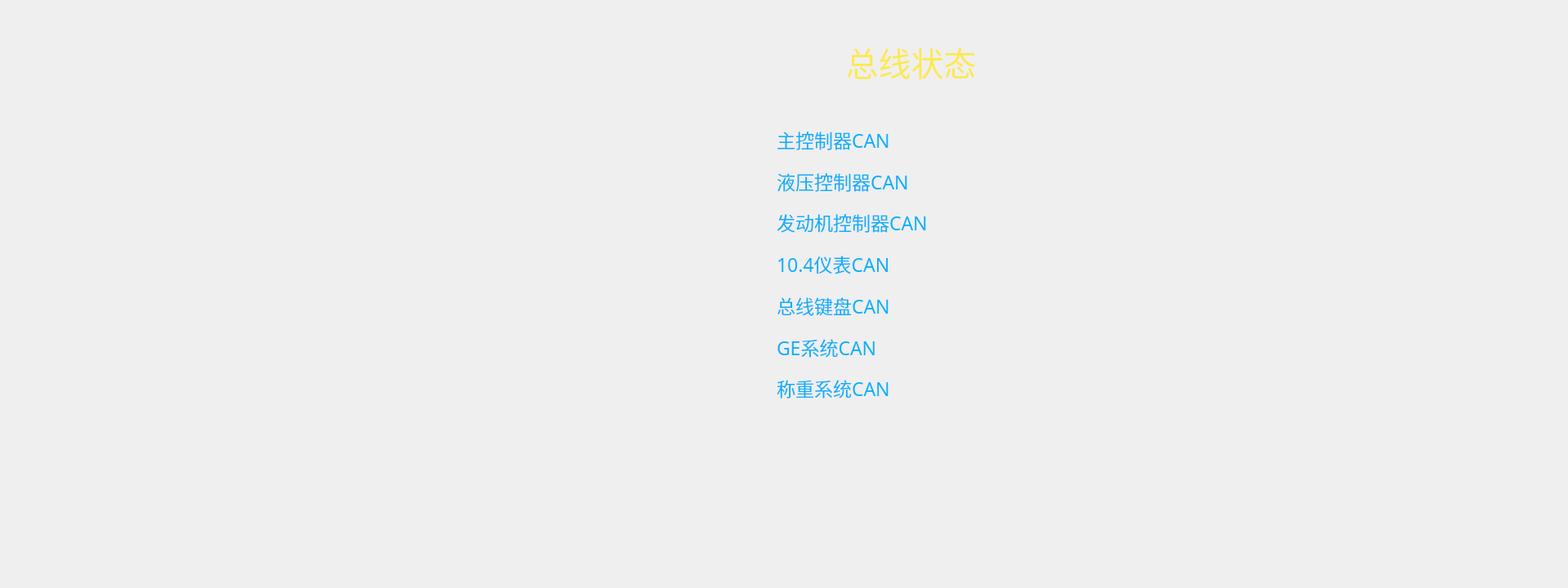
<?xml version="1.0" encoding="UTF-8"?>
<ui version="4.0">
 <class>FORM_CanBusQuery</class>
 <widget class="QWidget" name="FORM_CanBusQuery">
  <property name="geometry">
   <rect>
    <x>0</x>
    <y>0</y>
    <width>1920</width>
    <height>720</height>
   </rect>
  </property>
  <property name="windowTitle">
   <string>Form</string>
  </property>
  <property name="styleSheet">
   <string notr="true">/*background-image: url(:/pic_de260/bg_01.png);*/
QLabel{
color: rgb(15, 175, 252);
font: 17pt &quot;WenQuanYi Zen Hei&quot;;
}</string>
  </property>
  <widget class="QLabel" name="label">
   <property name="geometry">
    <rect>
     <x>930</x>
     <y>50</y>
     <width>371</width>
     <height>51</height>
    </rect>
   </property>
   <property name="font">
    <font>
     <family>TakaoPGothic</family>
     <pointsize>30</pointsize>
     <weight>50</weight>
     <italic>false</italic>
     <bold>false</bold>
    </font>
   </property>
   <property name="styleSheet">
    <string notr="true">color: rgb(252, 233, 79);
font: 30pt &quot;TakaoPGothic&quot;;</string>
   </property>
   <property name="text">
    <string>总线状态</string>
   </property>
   <property name="alignment">
    <set>Qt::AlignCenter</set>
   </property>
  </widget>
  <widget class="QLabel" name="label_2">
   <property name="geometry">
    <rect>
     <x>1290</x>
     <y>50</y>
     <width>81</width>
     <height>51</height>
    </rect>
   </property>
   <property name="font">
    <font>
     <family>WenQuanYi Zen Hei</family>
     <pointsize>17</pointsize>
     <weight>50</weight>
     <italic>false</italic>
     <bold>false</bold>
    </font>
   </property>
   <property name="styleSheet">
    <string notr="true"/>
   </property>
   <property name="text">
    <string/>
   </property>
   <property name="pixmap">
    <pixmap resource="resources.qrc">:/ico_260/914.png</pixmap>
   </property>
   <property name="scaledContents">
    <bool>false</bool>
   </property>
   <property name="alignment">
    <set>Qt::AlignCenter</set>
   </property>
  </widget>
  <widget class="QLabel" name="text1">
   <property name="geometry">
    <rect>
     <x>951</x>
     <y>156</y>
     <width>300</width>
     <height>29</height>
    </rect>
   </property>
   <property name="minimumSize">
    <size>
     <width>300</width>
     <height>0</height>
    </size>
   </property>
   <property name="font">
    <font>
     <family>WenQuanYi Zen Hei</family>
     <pointsize>17</pointsize>
     <weight>50</weight>
     <italic>false</italic>
     <bold>false</bold>
    </font>
   </property>
   <property name="styleSheet">
    <string notr="true"/>
   </property>
   <property name="text">
    <string>主控制器CAN</string>
   </property>
   <property name="alignment">
    <set>Qt::AlignLeading|Qt::AlignLeft|Qt::AlignVCenter</set>
   </property>
  </widget>
  <widget class="QLabel" name="light_1">
   <property name="geometry">
    <rect>
     <x>1257</x>
     <y>156</y>
     <width>30</width>
     <height>30</height>
    </rect>
   </property>
   <property name="text">
    <string/>
   </property>
   <property name="pixmap">
    <pixmap resource="resources.qrc">:/pic_de260/ico_27.png</pixmap>
   </property>
  </widget>
  <widget class="QLabel" name="text3">
   <property name="geometry">
    <rect>
     <x>951</x>
     <y>207</y>
     <width>300</width>
     <height>29</height>
    </rect>
   </property>
   <property name="minimumSize">
    <size>
     <width>300</width>
     <height>0</height>
    </size>
   </property>
   <property name="font">
    <font>
     <family>WenQuanYi Zen Hei</family>
     <pointsize>17</pointsize>
     <weight>50</weight>
     <italic>false</italic>
     <bold>false</bold>
    </font>
   </property>
   <property name="styleSheet">
    <string notr="true"/>
   </property>
   <property name="text">
    <string>液压控制器CAN</string>
   </property>
   <property name="alignment">
    <set>Qt::AlignLeading|Qt::AlignLeft|Qt::AlignVCenter</set>
   </property>
  </widget>
  <widget class="QLabel" name="light_3">
   <property name="geometry">
    <rect>
     <x>1257</x>
     <y>207</y>
     <width>30</width>
     <height>30</height>
    </rect>
   </property>
   <property name="text">
    <string/>
   </property>
   <property name="pixmap">
    <pixmap resource="resources.qrc">:/pic_de260/ico_27.png</pixmap>
   </property>
  </widget>
  <widget class="QLabel" name="text2">
   <property name="geometry">
    <rect>
     <x>951</x>
     <y>257</y>
     <width>300</width>
     <height>29</height>
    </rect>
   </property>
   <property name="minimumSize">
    <size>
     <width>300</width>
     <height>0</height>
    </size>
   </property>
   <property name="font">
    <font>
     <family>WenQuanYi Zen Hei</family>
     <pointsize>17</pointsize>
     <weight>50</weight>
     <italic>false</italic>
     <bold>false</bold>
    </font>
   </property>
   <property name="styleSheet">
    <string notr="true"/>
   </property>
   <property name="text">
    <string>发动机控制器CAN</string>
   </property>
   <property name="alignment">
    <set>Qt::AlignLeading|Qt::AlignLeft|Qt::AlignVCenter</set>
   </property>
  </widget>
  <widget class="QLabel" name="light_2">
   <property name="geometry">
    <rect>
     <x>1257</x>
     <y>257</y>
     <width>30</width>
     <height>30</height>
    </rect>
   </property>
   <property name="text">
    <string/>
   </property>
   <property name="pixmap">
    <pixmap resource="resources.qrc">:/pic_de260/ico_27.png</pixmap>
   </property>
  </widget>
  <widget class="QLabel" name="text4">
   <property name="geometry">
    <rect>
     <x>951</x>
     <y>308</y>
     <width>300</width>
     <height>29</height>
    </rect>
   </property>
   <property name="minimumSize">
    <size>
     <width>300</width>
     <height>0</height>
    </size>
   </property>
   <property name="font">
    <font>
     <family>WenQuanYi Zen Hei</family>
     <pointsize>17</pointsize>
     <weight>50</weight>
     <italic>false</italic>
     <bold>false</bold>
    </font>
   </property>
   <property name="styleSheet">
    <string notr="true"/>
   </property>
   <property name="text">
    <string>10.4仪表CAN</string>
   </property>
   <property name="alignment">
    <set>Qt::AlignLeading|Qt::AlignLeft|Qt::AlignVCenter</set>
   </property>
  </widget>
  <widget class="QLabel" name="light_4">
   <property name="geometry">
    <rect>
     <x>1257</x>
     <y>308</y>
     <width>30</width>
     <height>30</height>
    </rect>
   </property>
   <property name="text">
    <string/>
   </property>
   <property name="pixmap">
    <pixmap resource="resources.qrc">:/pic_de260/ico_27.png</pixmap>
   </property>
  </widget>
  <widget class="QLabel" name="text5">
   <property name="geometry">
    <rect>
     <x>951</x>
     <y>359</y>
     <width>300</width>
     <height>29</height>
    </rect>
   </property>
   <property name="minimumSize">
    <size>
     <width>300</width>
     <height>0</height>
    </size>
   </property>
   <property name="font">
    <font>
     <family>WenQuanYi Zen Hei</family>
     <pointsize>17</pointsize>
     <weight>50</weight>
     <italic>false</italic>
     <bold>false</bold>
    </font>
   </property>
   <property name="styleSheet">
    <string notr="true"/>
   </property>
   <property name="text">
    <string>总线键盘CAN</string>
   </property>
   <property name="alignment">
    <set>Qt::AlignLeading|Qt::AlignLeft|Qt::AlignVCenter</set>
   </property>
  </widget>
  <widget class="QLabel" name="light_5">
   <property name="geometry">
    <rect>
     <x>1257</x>
     <y>359</y>
     <width>30</width>
     <height>30</height>
    </rect>
   </property>
   <property name="text">
    <string/>
   </property>
   <property name="pixmap">
    <pixmap resource="resources.qrc">:/pic_de260/ico_27.png</pixmap>
   </property>
  </widget>
  <widget class="QLabel" name="text5_2">
   <property name="geometry">
    <rect>
     <x>951</x>
     <y>410</y>
     <width>300</width>
     <height>29</height>
    </rect>
   </property>
   <property name="minimumSize">
    <size>
     <width>300</width>
     <height>0</height>
    </size>
   </property>
   <property name="font">
    <font>
     <family>WenQuanYi Zen Hei</family>
     <pointsize>17</pointsize>
     <weight>50</weight>
     <italic>false</italic>
     <bold>false</bold>
    </font>
   </property>
   <property name="styleSheet">
    <string notr="true"/>
   </property>
   <property name="text">
    <string>GE系统CAN</string>
   </property>
   <property name="alignment">
    <set>Qt::AlignLeading|Qt::AlignLeft|Qt::AlignVCenter</set>
   </property>
  </widget>
  <widget class="QLabel" name="light_6">
   <property name="geometry">
    <rect>
     <x>1257</x>
     <y>410</y>
     <width>30</width>
     <height>30</height>
    </rect>
   </property>
   <property name="text">
    <string/>
   </property>
   <property name="pixmap">
    <pixmap resource="resources.qrc">:/pic_de260/ico_27.png</pixmap>
   </property>
  </widget>
  <widget class="QLabel" name="text5_3">
   <property name="geometry">
    <rect>
     <x>951</x>
     <y>460</y>
     <width>300</width>
     <height>29</height>
    </rect>
   </property>
   <property name="minimumSize">
    <size>
     <width>300</width>
     <height>0</height>
    </size>
   </property>
   <property name="font">
    <font>
     <family>WenQuanYi Zen Hei</family>
     <pointsize>17</pointsize>
     <weight>50</weight>
     <italic>false</italic>
     <bold>false</bold>
    </font>
   </property>
   <property name="styleSheet">
    <string notr="true"/>
   </property>
   <property name="text">
    <string>称重系统CAN</string>
   </property>
   <property name="alignment">
    <set>Qt::AlignLeading|Qt::AlignLeft|Qt::AlignVCenter</set>
   </property>
  </widget>
  <widget class="QLabel" name="light_7">
   <property name="geometry">
    <rect>
     <x>1257</x>
     <y>460</y>
     <width>30</width>
     <height>30</height>
    </rect>
   </property>
   <property name="text">
    <string/>
   </property>
   <property name="pixmap">
    <pixmap resource="resources.qrc">:/pic_de260/ico_27.png</pixmap>
   </property>
  </widget>
 </widget>
 <resources>
  <include location="resources.qrc"/>
 </resources>
 <connections/>
</ui>
